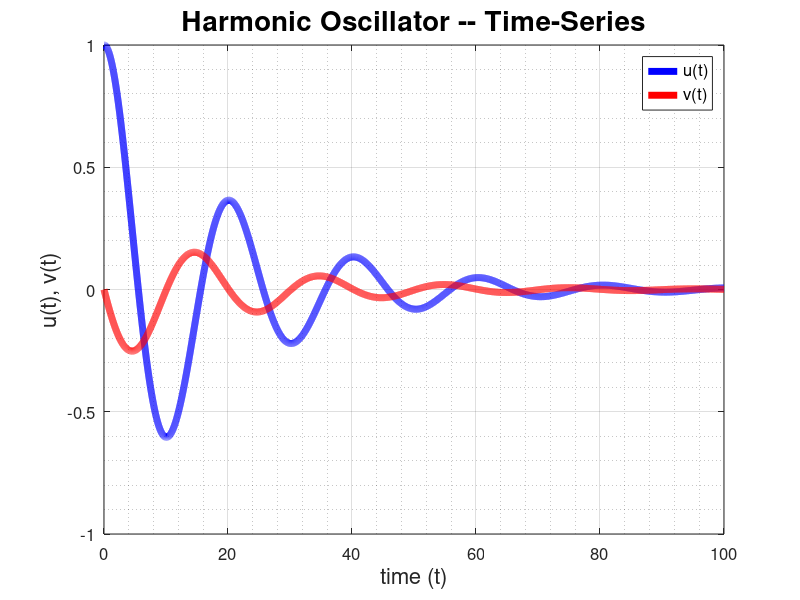
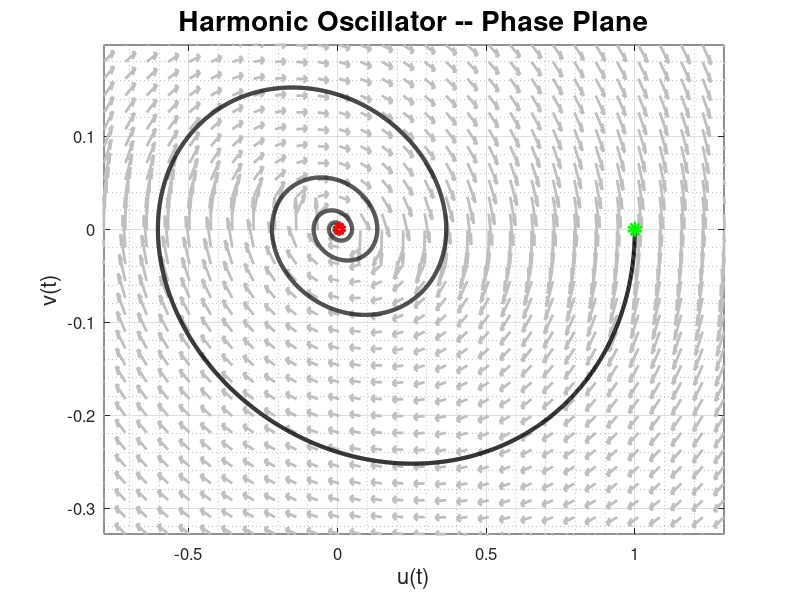

Source code (MATLAB) for these figures, in order:
%% Oscillator
close all; clear; clc

% Discretize time
N     = 1e4; 
t_0   = 0;
t_end = 100;
t     = linspace(t_0, t_end, N);

% Parameters
k = 0.1;
b = 0.1;
m = 10;

% Initial condition
u0 = 1;
v0 = 0;

U0 = [u0; v0];

% Right hand side
dudt = @(t,u,v) v;
dvdt = @(t,u,v) -b*v - k*u; 

dUdt = @(t,U) [dudt(t,U(1),U(2));
               dvdt(t,U(1),U(2))];

% Numerically solve the IVP
[t, U] = ode45(dUdt, t, U0);
u = U(:,1);
v = U(:,2);

% Eigenvalue analysis
A = [0 1; -k/m -b/m];
eigs(A)

% Plot the time series
figure(1)
plot(t,u,'b','linewidth',5)
hold on
plot(t,v,'r','linewidth',5)
set(gca, 'fontsize',12)
title('Harmonic Oscillator -- Time-Series','fontsize',20)
xlabel('time (t)','fontsize',16)
ylabel('u(t), v(t)','fontsize',16)
legend('u(t)', 'v(t)', 'fontsize', 12)
grid on
grid minor

% Phase Plane with vector field
N = 30; 
buff = .3;
u_vec = linspace(min(u)-buff*abs(min(u)), max(u)+buff*abs(max(u)), N);
v_vec = linspace(min(v)-buff*abs(min(v)), max(v)+buff*abs(max(v)), N);
[Umesh,Vmesh] = meshgrid(u_vec,v_vec);

Norm = sqrt(dudt(0,Umesh,Vmesh).^2 + dvdt(0,Umesh,Vmesh).^2);

figure(2)
quiver(Umesh, Vmesh, dudt(0,Umesh,Vmesh)./Norm,dvdt(0,Umesh,Vmesh)./Norm,.5,...
    'linewidth',2,'color',[.75 .75 .75],'ShowArrowHead','on')
hold on
plot(u,v,'k','linewidth',3)
plot(u0,v0,'go','linewidth',5)
plot(u(end),v(end),'ro','linewidth',4)
set(gca, 'fontsize',12)
title('Harmonic Oscillator -- Phase Plane','fontsize',20)
xlabel('u(t)','fontsize',16)
ylabel('v(t)','fontsize',16)
xlim([u_vec(1) u_vec(end)])
ylim([v_vec(1) v_vec(end)])
grid on
grid minor
